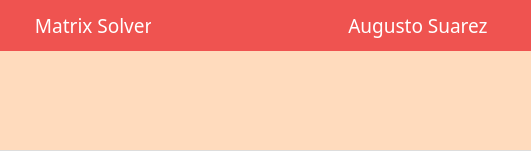
   <widget class="QFrame" name="headerframe">
    <property name="geometry">
     <rect>
      <x>0</x>
      <y>0</y>
      <width>531</width>
      <height>151</height>
     </rect>
    </property>
    <property name="font">
     <font>
      <family>Ebrima</family>
     </font>
    </property>
    <property name="styleSheet">
     <string notr="true">QFrame{
background-color: rgb(255, 219, 189);
border-style:solid;
border-bottom-width:1px;
border-bottom-color:#ddd;
}</string>
    </property>
    <property name="frameShape">
     <enum>QFrame::StyledPanel</enum>
    </property>
    <property name="frameShadow">
     <enum>QFrame::Raised</enum>
    </property>
    <widget class="QFrame" name="nameframe">
     <property name="geometry">
      <rect>
       <x>0</x>
       <y>0</y>
       <width>531</width>
       <height>51</height>
      </rect>
     </property>
     <property name="styleSheet">
      <string notr="true">QFrame{
background-color:#EF5350;
border-style:none;
color:#fff;
}
QLabel{
background-color:#EF5350;
border-style:none;
color:#fff;
}</string>
     </property>
     <property name="frameShape">
      <enum>QFrame::StyledPanel</enum>
     </property>
     <property name="frameShadow">
      <enum>QFrame::Raised</enum>
     </property>
     <widget class="QLabel" name="namelabel">
      <property name="geometry">
       <rect>
        <x>30</x>
        <y>0</y>
        <width>121</width>
        <height>51</height>
       </rect>
      </property>
      <property name="font">
       <font>
        <family>Ebrima</family>
        <pointsize>14</pointsize>
        <weight>50</weight>
        <bold>false</bold>
       </font>
      </property>
      <property name="styleSheet">
       <string notr="true"/>
      </property>
      <property name="text">
       <string> Matrix Solver</string>
      </property>
      <property name="alignment">
       <set>Qt::AlignLeading|Qt::AlignLeft|Qt::AlignVCenter</set>
      </property>
     </widget>
     <widget class="QLabel" name="authorlabel">
      <property name="geometry">
       <rect>
        <x>340</x>
        <y>0</y>
        <width>151</width>
        <height>51</height>
       </rect>
      </property>
      <property name="font">
       <font>
        <family>Ebrima</family>
        <pointsize>14</pointsize>
        <weight>50</weight>
        <bold>false</bold>
       </font>
      </property>
      <property name="styleSheet">
       <string notr="true"/>
      </property>
      <property name="text">
       <string> Augusto Suarez</string>
      </property>
      <property name="alignment">
       <set>Qt::AlignCenter</set>
      </property>
     </widget>
    </widget>
   </widget>
